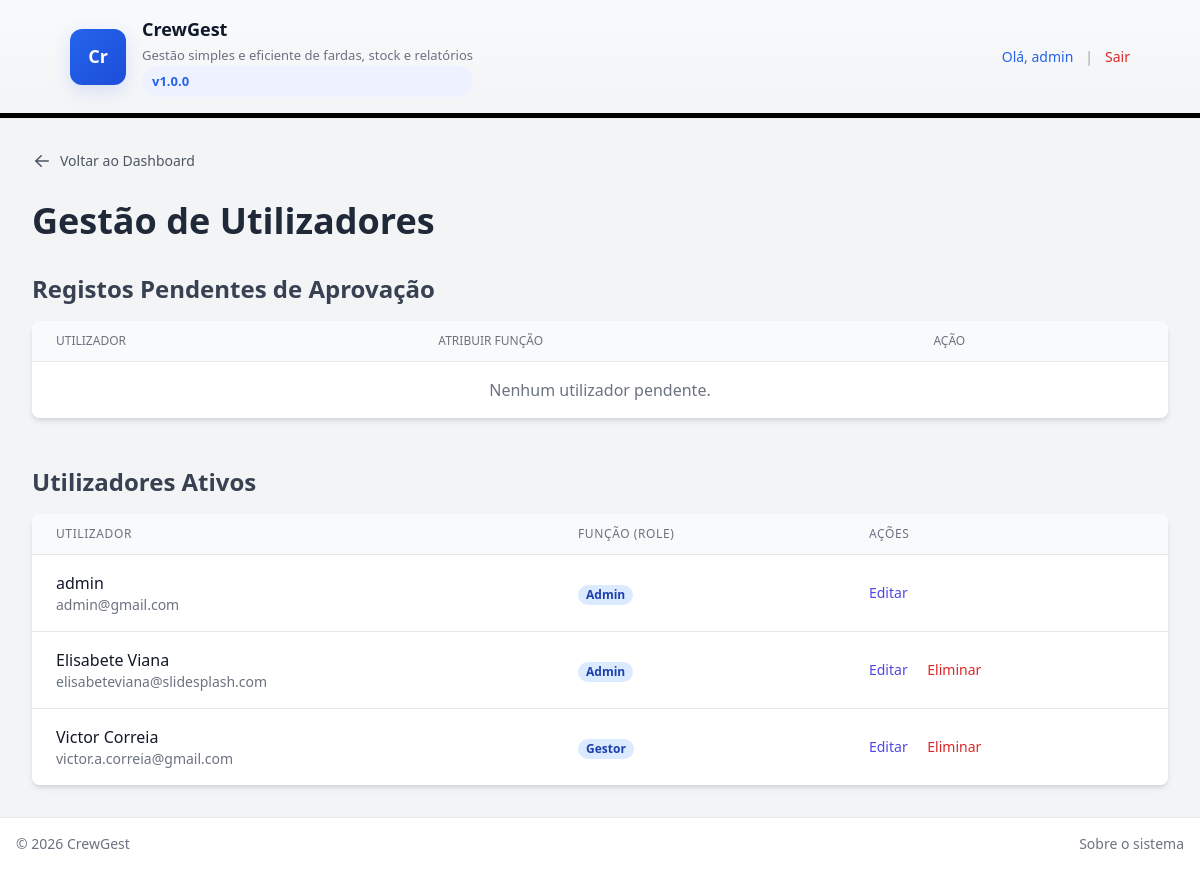
The page /public/gerir_utilizadores.php (signed in) on the database its author committed.
### tables this page shows
CREATE TABLE `utilizadores` (
  `id` int(11) UNSIGNED NOT NULL,
  `nome` varchar(255) NOT NULL,
  `email` varchar(255) NOT NULL,
  `password_hash` varchar(255) NOT NULL,
  `google_authenticator_secret` varchar(255) DEFAULT NULL,
  `role_id` int(10) UNSIGNED DEFAULT NULL,
  `is_active` tinyint(1) NOT NULL DEFAULT 0,
  `created_at` timestamp NOT NULL DEFAULT current_timestamp(),
  `updated_at` timestamp NOT NULL DEFAULT current_timestamp() ON UPDATE current_timestamp()
);

CREATE TABLE `roles` (
  `id` int(10) UNSIGNED NOT NULL,
  `nome_role` varchar(50) NOT NULL
);

### src/auth_guard.php (called while the page is built, shortened)
<?php
$utilizador_logado = [
    'id' => $_SESSION['user_id'],
    'email' => $_SESSION['user_email'],
    'role_id' => $_SESSION['user_role_id'],
    'nome' => $_SESSION['user_name'] ?? null
];
?>

### public/gerir_utilizadores.php (the view, shortened to what this page needs)
<?php
require_once '../src/auth_guard.php';
require_once '../config/db.php';
try {
    $stmt_pendentes = $pdo->query("
        SELECT u.id, u.email, u.nome
        FROM utilizadores u
        WHERE u.is_active = 0
        ORDER BY u.created_at ASC
    ");
    $utilizadores_pendentes = $stmt_pendentes->fetchAll(PDO::FETCH_ASSOC);
    $stmt_ativos = $pdo->query("
        SELECT
            u.id,
            u.email,
            u.nome AS nome_utilizador,
            r.nome_role
        FROM utilizadores u
        LEFT JOIN roles r ON u.role_id = r.id
        WHERE u.is_active = 1
        ORDER BY u.nome ASC
    ");
    $utilizadores_ativos = $stmt_ativos->fetchAll(PDO::FETCH_ASSOC);
} catch (PDOException $e) {
    $error_message = "Erro ao carregar os dados dos utilizadores: " . $e->getMessage();
}
?>
<!DOCTYPE html>
<html lang="pt-PT" class="bg-gray-100">
<head>
    <link href="/economato/public/css/style.css" rel="stylesheet">
</head>
<body>
    <?php include_once '../src/templates/header.php'; ?>
    <main class="p-8">
    <div class="max-w-7xl mx-auto">
        <div class="mb-6">
            <a href="index.php" class="inline-flex items-center gap-2 text-sm font-medium text-gray-600 hover:text-gray-900 transition-colors">
                <svg xmlns="http://www.w3.org/2000/svg" viewBox="0 0 20 20" fill="currentColor" class="w-5 h-5">
                    <path fill-rule="evenodd" d="M17 10a.75.75 0 01-.75.75H5.612l4.158 3.96a.75.75 0 11-1.04 1.08l-5.5-5.25a.75.75 0 010-1.08l5.5-5.25a.75.75 0 111.04 1.08L5.612 9.25H16.25A.75.75 0 0117 10z" clip-rule="evenodd" />
                </svg>
                Voltar ao Dashboard
            </a>
        </div>
        <h1 class="text-4xl font-bold text-gray-800 mb-8">Gestão de Utilizadores</h1>
        <div class="mb-12">
            <h2 class="text-2xl font-semibold text-gray-700 mb-4">Registos Pendentes de Aprovação</h2>
            <div class="bg-white shadow-md rounded-lg overflow-hidden">
                <table class="min-w-full divide-y divide-gray-200">
                    <thead class="bg-gray-50">
                        <tr>
                            <th class="px-6 py-3 text-left text-xs font-medium text-gray-500 uppercase">Utilizador</th>
                            <th class="px-6 py-3 text-left text-xs font-medium text-gray-500 uppercase">Atribuir Função</th>
                            <th class="px-6 py-3 text-left text-xs font-medium text-gray-500 uppercase">Ação</th>
                        </tr>
                    </thead>
                    <tbody class="bg-white divide-y divide-gray-200">
                        <?php if (empty($utilizadores_pendentes)): ?>
                            <tr><td colspan="3" class="px-6 py-4 text-center text-gray-500">Nenhum utilizador pendente.</td></tr>
                        <?php endif; ?>
                    </tbody>
                </table>
            </div>
        </div>
        <div>
            <h2 class="text-2xl font-semibold text-gray-700 mb-4">Utilizadores Ativos</h2>
            <div class="bg-white shadow-md rounded-lg overflow-hidden">
                <table class="min-w-full divide-y divide-gray-200">
                    <thead class="bg-gray-50">
                        <tr>
                            <th scope="col" class="px-6 py-3 text-left text-xs font-medium text-gray-500 uppercase tracking-wider">Utilizador</th>
                            <th scope="col" class="px-6 py-3 text-left text-xs font-medium text-gray-500 uppercase tracking-wider">Função (Role)</th>
                            <th scope="col" class="px-6 py-3 text-left text-xs font-medium text-gray-500 uppercase tracking-wider">Ações</th>
                        </tr>
                    </thead>
                    <tbody class="bg-white divide-y divide-gray-200">
                        <?php if (empty($utilizadores_ativos)): ?>
                            <tr>
                                <td colspan="3" class="px-6 py-4 text-center text-gray-500">Nenhum utilizador ativo encontrado.</td>
                            </tr>
                        <?php else: ?>
                            <?php foreach ($utilizadores_ativos as $user): ?>
    <tr>
        <td class="px-6 py-4 whitespace-nowrap">
            <div class="font-medium text-gray-900"><?= htmlspecialchars($user['nome_utilizador'] ?? 'Sem Nome') ?></div>
            <div class="text-sm text-gray-500"><?= htmlspecialchars($user['email']) ?></div>
        </td>
        <td class="px-6 py-4 whitespace-nowrap">
            <span class="px-2 inline-flex text-xs leading-5 font-semibold rounded-full bg-blue-100 text-blue-800">
                <?= htmlspecialchars($user['nome_role'] ?? 'Sem Função') ?>
            </span>
        </td>
        <td class="px-6 py-4 whitespace-nowrap text-sm font-medium">
            <a href="editar_utilizador.php?id=<?= $user['id'] ?>" class="text-indigo-600 hover:text-indigo-900 mr-4">Editar</a>
            <?php if ((int)$user['id'] !== (int)$utilizador_logado['id']): ?>
                <form action="eliminar_utilizador.php" method="POST" class="inline" onsubmit="return confirm('Tem a certeza que deseja eliminar este utilizador?');">
                    <button type="submit" class="text-red-600 hover:text-red-900">Eliminar</button>
                </form>
            <?php endif; ?>
        </td>
    </tr>
<?php endforeach; ?>
                        <?php endif; ?>
                    </tbody>
                </table>
            </div>
        </div>
    </div>
    </main>
<?php include_once '../src/templates/footer.php'; ?>
</body>
</html>

### rows shown on the page
utilizadores: nome "admin", email "admin@gmail.com", role.nome_role "Admin"
utilizadores: nome "Elisabete Viana", email "elisabeteviana@slidesplash.com", role.nome_role "Admin"
utilizadores: nome "Victor Correia", email "victor.a.correia@gmail.com", role.nome_role "Gestor"

### other values the page prints
$initials "Cr"
$appName "CrewGest"
$appVersion "1.0.0"
$userName "admin"
